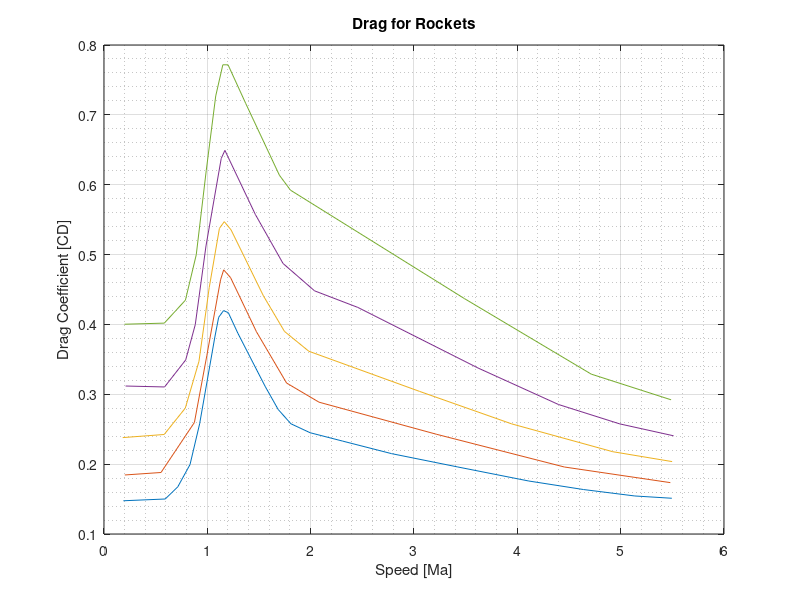

Here is the MATLAB script that generated this plot: (Note: this script raises an error after producing the figure.)
% Tabulates graph data acquired from image: mach_cd_graph_sutton.jpg by grabit.
% Bahadir Onur Guduru
% 19.11.2023


clear all

% Load
load("drag_graph_data.mat")

% Plot and inspect the graph data
plot(aoa0(:,1),aoa0(:,2))
hold on
plot(aoa4(:,1),aoa4(:,2))
plot(aoa6(:,1),aoa6(:,2))
plot(aoa8(:,1),aoa8(:,2))
plot(aoa10(:,1),aoa10(:,2))
ylabel('Drag Coefficient [CD]')
title('Drag for Rockets')
xlabel('Speed [Ma]')
grid on; grid minor;
hold off

% Tabulate

drag_data.Speed_Ma=linspace(0,6);

drag_data.drag_coef_table=round([interp1(aoa0(:,1),aoa0(:,2),drag_data.Speed_Ma,"linear","extrap")
    interp1(aoa4(:,1),aoa4(:,2),drag_data.Speed_Ma,"linear","extrap")
    interp1(aoa6(:,1),aoa6(:,2),drag_data.Speed_Ma,"linear","extrap")
    interp1(aoa8(:,1),aoa8(:,2),drag_data.Speed_Ma,"linear","extrap")
    interp1(aoa10(:,1),aoa10(:,2),drag_data.Speed_Ma,"linear","extrap")],2)';

drag_data.alpha_deg=[0 4 6 8 10];

% Try
alpha_deg=3
Speed_Ma=1.2
coef_drag=interp2(drag_data.alpha_deg,drag_data.Speed_Ma,drag_data.drag_coef_table,alpha_deg,Speed_Ma)

% Save
save("drag_data.mat","drag_data")


